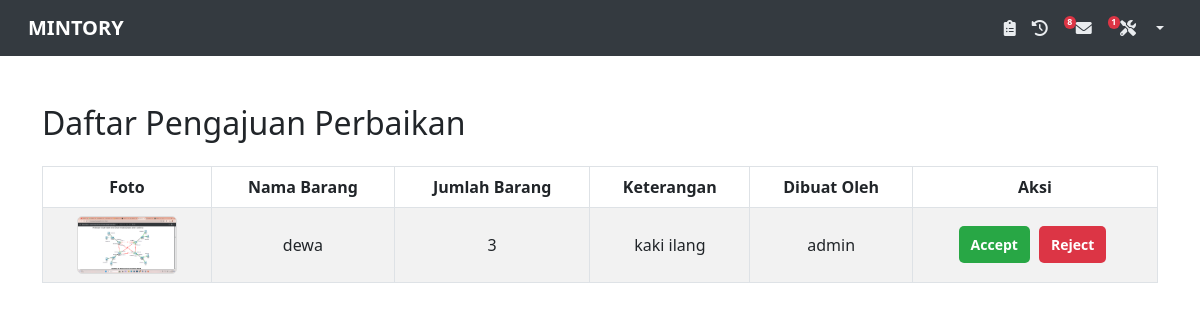
Screenshot of /public/daftar_permohonan.php with the database file from the repository.
### tables this page shows
CREATE TABLE `tb_perbaikan` (
  `id_perbaikan` int(50) NOT NULL,
  `nama_barang` varchar(255) NOT NULL,
  `jumlah_barang` varchar(255) NOT NULL,
  `foto_barang` text NOT NULL,
  `keterangan` varchar(255) NOT NULL,
  `dibuat` varchar(255) NOT NULL,
  `status` varchar(2) NOT NULL DEFAULT '1',
  `Nama` varchar(100) NOT NULL
);

### public/daftar_permohonan.php (the view, shortened to what this page needs)
<?php
include "fungsi/config/koneksi.php";
$data = mysqli_query($db, "SELECT * FROM tb_perbaikan WHERE status = 1 ORDER BY id_perbaikan DESC");
while ($row = mysqli_fetch_array($data)) {
    $perbaikan[] = $row;
}
$resultperbaikan = mysqli_query($db, "SELECT COUNT(*) as count FROM tb_perbaikan WHERE status = 1");
$dataperbaikan = mysqli_fetch_assoc($resultperbaikan);
$pendingperbaikan = $dataperbaikan['count'];
$resultpeminjaman = mysqli_query($db, "SELECT COUNT(*) as count FROM tb_pinjam WHERE status = 1");
$datapeminjaman = mysqli_fetch_assoc($resultpeminjaman);
$pendingpeminjaman = $datapeminjaman['count'];
?>
<!DOCTYPE html>
<html lang="en">
<head>
    <link href="https://cdn.jsdelivr.net/npm/bootstrap@5.2.3/dist/css/bootstrap.min.css" rel="stylesheet">
    <link rel="stylesheet" href="https://cdnjs.cloudflare.com/ajax/libs/font-awesome/6.0.0/css/all.min.css">
    <link rel="stylesheet" href="css/navbarr.css">
    <link rel="stylesheet" href="css/daftar_permohonan.css">
    <link rel="stylesheet" href="css/badge.css">
</head>
<body>
    <nav class="navbar navbar-expand-lg bg-body-tertiary">
        <div class="container-fluid">
            <a class="navbar-brand" href="
            <?php if (isset($_SESSION['status'])) {
                $status = $_SESSION['status'];
                if ($status == "admin") {
                    echo "admin.php";
                } elseif ($status == "user") {
                    echo "user.php";
                } elseif ($status == "super user") {
                    echo "superuser.php";
                } else {
                    echo "operator.php";
                }
            } ?>">MINTORY</a>
            <div class="collapse navbar-collapse" id="navbarSupportedContent">
                <ul class="navbar-nav ms-auto mb-2 mb-lg-0">
                    <li class="nav-item">
                        <a class="nav-link active" aria-current="page" href="daftar_pengadaan.php"><i class="fa-solid fa-clipboard-list"></i></a>
                    </li>
                    <li class="nav-item ">
                        <a class="nav-link active" aria-current="page" href="history.php"><i class="fa-solid fa-clock-rotate-left"></i></a>
                    </li>
                    <li class="nav-item">
                        <a class="nav-link active" href="daftar_accpinjam.php">
                            <i class="fa-solid fa-envelope"></i>
                            <?php if ($pendingpeminjaman > 0): ?>
                                <span class="badge bg-danger float-start badge-small"><?= $pendingpeminjaman; ?></span>
                            <?php endif; ?>
                        </a>
                    </li>
                    <li class="nav-item">
                        <a class="nav-link active" href="daftar_permohonan.php">
                            <i class="fa-solid fa-screwdriver-wrench"></i>
                            <?php if ($pendingperbaikan > 0): ?>
                                <span class="badge bg-danger float-start badge-small"><?= $pendingperbaikan; ?></span>
                            <?php endif; ?>
                        </a>
                    </li>
                    <li class="nav-item dropdown">
                        <a class="nav-link active dropdown-toggle" href="#" role="button" data-bs-toggle="dropdown" aria-expanded="false">
                        </a>
                    </li>
                </ul>
            </div>
        </div>
    </nav>
    <div class="container mt-5">
        <h2 class="mb-4">Daftar Pengajuan Perbaikan</h2>
        <table class="table table-bordered table-striped">
            <thead>
                <tr>
                    <th>Foto</th>
                    <th>Nama Barang</th>
                    <th>Jumlah Barang</th>
                    <th>Keterangan</th>
                    <th>Dibuat Oleh</th>
                    <th>Aksi</th>
                </tr>
            </thead>
            <tbody>
                <?php if (!empty($perbaikan)) : ?>
                    <?php foreach ($perbaikan as $item) : ?>
                        <tr>
                            <td><img src="fungsi/file/<?= $item['foto_barang']; ?>" alt="Foto Barang" style="width: 100px; float: center"></td>
                            <td><?= $item['nama_barang']; ?></td>
                            <td><?= $item['jumlah_barang']; ?></td>
                            <td><?= $item['keterangan']; ?></td>
                            <td><?= $item['dibuat']; ?></td>
                            <td>
                                <a href="fungsi/accepted.php?id_perbaikan=<?= $item['id_perbaikan']; ?>" class="btn btn-success">Accept</a>
                                <a href="fungsi/rejected.php?id_perbaikan=<?= $item['id_perbaikan']; ?>" class="btn btn-danger">Reject</a>
                            </td>
                        </tr>
                    <?php endforeach; ?>
                <?php else : ?>
                    <tr>
                        <td colspan="6" class="text-center">Tidak ada daftar permohonan.</td>
                    </tr>
                <?php endif; ?>
            </tbody>
        </table>
    </div>
</body>
</html>

### css/navbarr.css (style rules this page uses)
.navbar { background-color: #343a40; padding: 0.5rem 1rem; }
.navbar-brand { font-weight: bold; color: #ffffff; font-size: 1.25rem; }
.navbar-nav .nav-link { color: #f8f9fa; transition: color 0.3s ease; padding: 0.5rem 1rem; }
.navbar-nav .nav-link:hover, .navbar-nav .nav-link.active { color: #e9ecef; }
.nav-link.active { text-align: start; }
.nav-item { text-align: start; }

### css/daftar_permohonan.css (style rules this page uses)
.table .btn { padding: 8px 12px; font-size: 14px; font-weight: 600; text-transform: capitalize; border-radius: 5px; transition: all 0.3s ease; }
.table .btn-success { background-color: #28a745; border: none; }
.table .btn-danger { background-color: #dc3545; border: none; }
.table td .btn { margin-right: 5px; }
.table img { display: block; margin: auto; border-radius: 5px; border: 1px solid #ddd; }
td img { display: block; margin-left: auto; margin-right: auto; }
td, th { vertical-align: middle; text-align: center; }
a { text-align: center; }
.badge-small { font-size: 0.55rem; padding: 0.25em 0.4em; }

### css/badge.css (style rules this page uses)
.badge-small { font-size: 0.55rem; padding: 0.25em 0.4em; }

### rows the page displays
tb_perbaikan: foto_barang (picture), nama_barang "dewa", jumlah_barang "3", keterangan "kaki ilang", dibuat "admin"

### other values shown
$pendingpeminjaman "8"
$pendingperbaikan "1"
